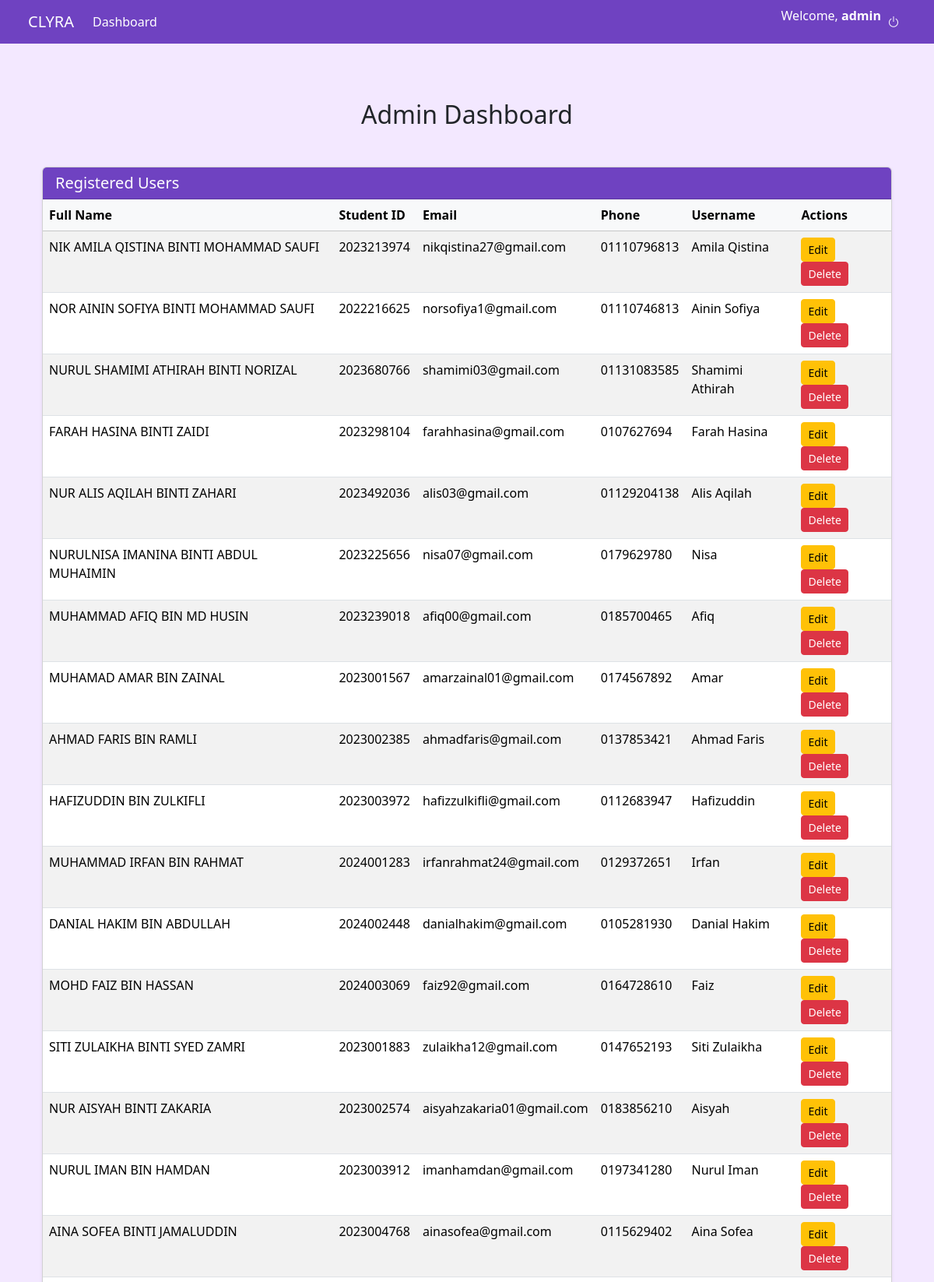
Screenshot of /admin_dashboard.php (signed in, upper part) with the database file from the repository.
### tables this page shows
CREATE TABLE `users` (
  `id` int(11) NOT NULL,
  `full_name` varchar(100) NOT NULL,
  `student_id` varchar(20) NOT NULL,
  `email` varchar(100) NOT NULL,
  `phone` varchar(20) NOT NULL,
  `username` varchar(50) NOT NULL,
  `password` varchar(255) NOT NULL,
  `picture` varchar(255) DEFAULT NULL,
  `role` enum('student','admin') DEFAULT 'student'
);

### admin_dashboard.php (the view, shortened to what this page needs)
<?php
include 'db.php';
include 'header.php';
$users = $conn->query("SELECT * FROM users");
?>
<div class="container py-5">
  <h2 class="text-center mb-5 text-dark">Admin Dashboard</h2>
  <div class="card mb-5 shadow-sm">
    <div class="card-header bg-purple text-white">
      <h5 class="mb-0">Registered Users</h5>
    </div>
    <div class="card-body p-0">
      <table class="table table-striped mb-0">
        <thead class="table-light">
          <tr>
            <th>Full Name</th>
            <th>Student ID</th>
            <th>Email</th>
            <th>Phone</th>
            <th>Username</th>
            <th>Actions</th>
          </tr>
        </thead>
        <tbody>
          <?php while ($u = $users->fetch_assoc()): ?>
            <tr>
              <td><?= htmlspecialchars($u['full_name']) ?></td>
              <td><?= htmlspecialchars($u['student_id']) ?></td>
              <td><?= htmlspecialchars($u['email']) ?></td>
              <td><?= htmlspecialchars($u['phone']) ?></td>
              <td><?= htmlspecialchars($u['username']) ?></td>
              <td>
                <a href="admin_edit_user.php?id=<?= $u['id'] ?>" class="btn btn-sm btn-warning">Edit</a>
                <a href="admin_delete_user.php?id=<?= $u['id'] ?>" class="btn btn-sm btn-danger" onclick="return confirm('Delete this user?')">Delete</a>
              </td>
            </tr>
          <?php endwhile; ?>
        </tbody>
      </table>
    </div>
  </div>
</div>
<?php include 'footer.php'; ?>

### header.php (style rules this page uses)
body { background-color: #f3e8ff; }

### admin_dashboard.php (style rules this page uses)
body { background-color: #f3e8ff; }
.bg-purple { background-color: #6f42c1 !important; }

### rows the page displays
users: full_name "NIK AMILA QISTINA BINTI MOHAMMAD SAUFI", student "2023213974", email "nikqistina27@gmail.com", phone "01110796813", username "Amila Qistina"
users: full_name "NOR AININ SOFIYA BINTI MOHAMMAD SAUFI", student "2022216625", email "norsofiya1@gmail.com", phone "01110746813", username "Ainin Sofiya"
users: full_name "NURUL SHAMIMI ATHIRAH BINTI NORIZAL", student "2023680766", email "shamimi03@gmail.com", phone "01131083585", username "Shamimi Athirah"
users: full_name "FARAH HASINA BINTI ZAIDI", student "2023298104", email "farahhasina@gmail.com", phone "0107627694", username "Farah Hasina"
users: full_name "NUR ALIS AQILAH BINTI ZAHARI", student "2023492036", email "alis03@gmail.com", phone "01129204138", username "Alis Aqilah"
users: full_name "NURULNISA IMANINA BINTI ABDUL MUHAIMIN", student "2023225656", email "nisa07@gmail.com", phone "0179629780", username "Nisa"
users: full_name "MUHAMMAD AFIQ BIN MD HUSIN", student "2023239018", email "afiq00@gmail.com", phone "0185700465", username "Afiq"
users: full_name "MUHAMAD AMAR BIN ZAINAL", student "2023001567", email "amarzainal01@gmail.com", phone "0174567892", username "Amar"
users: full_name "AHMAD FARIS BIN RAMLI", student "2023002385", email "ahmadfaris@gmail.com", phone "0137853421", username "Ahmad Faris"
users: full_name "HAFIZUDDIN BIN ZULKIFLI", student "2023003972", email "hafizzulkifli@gmail.com", phone "0112683947", username "Hafizuddin"
users: full_name "MUHAMMAD IRFAN BIN RAHMAT", student "2024001283", email "irfanrahmat24@gmail.com", phone "0129372651", username "Irfan"
users: full_name "DANIAL HAKIM BIN ABDULLAH", student "2024002448", email "danialhakim@gmail.com", phone "0105281930", username "Danial Hakim"
users: full_name "MOHD FAIZ BIN HASSAN", student "2024003069", email "faiz92@gmail.com", phone "0164728610", username "Faiz"
users: full_name "SITI ZULAIKHA BINTI SYED ZAMRI", student "2023001883", email "zulaikha12@gmail.com", phone "0147652193", username "Siti Zulaikha"
users: full_name "NUR AISYAH BINTI ZAKARIA", student "2023002574", email "aisyahzakaria01@gmail.com", phone "0183856210", username "Aisyah"
users: full_name "NURUL IMAN BIN HAMDAN", student "2023003912", email "imanhamdan@gmail.com", phone "0197341280", username "Nurul Iman"
users: full_name "AINA SOFEA BINTI JAMALUDDIN", student "2023004768", email "ainasofea@gmail.com", phone "0115629402", username "Aina Sofea"

### other values shown
$_SESSION['username'] "admin"
